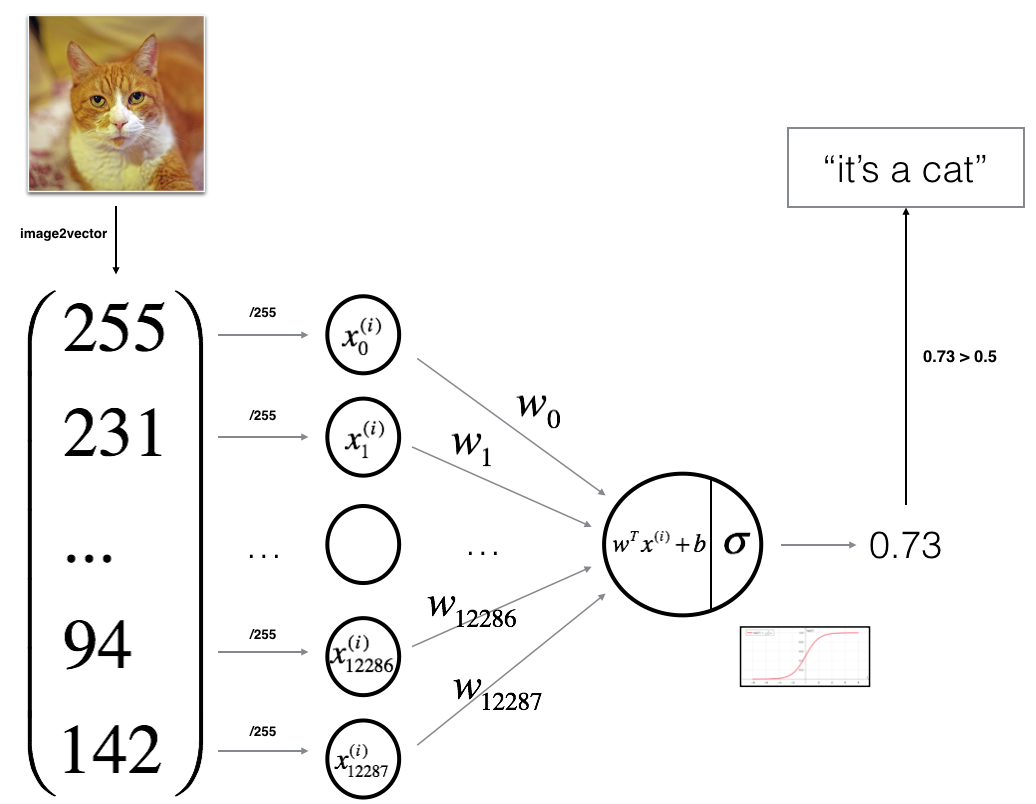
#> input picture NN and DL/Week 2/Logistic Regression as a Neural Network/images/LogReg_kiank.png, 1036 x 804 px, found by its file name; its folder holds 4 pictures in this run
$ python imageops.py
#> lines starting #> are read from the running program, lines starting #| are printed output that depends on the picture
#!/usr/bin/env python3

import os
from PIL import Image

old_path = os.path.expanduser('~') + '/images/'
new_path = '/opt/icons/'

for image in os.listdir(old_path):
    print(image)
    if '.' not in image[0]:
        img = Image.open(old_path + image)
#> img is the input picture: PIL image 1036x804 RGBA; mean R, G, B, A 244.1, 242.8, 241, 255
        img.rotate(-90).resize((128, 128)).convert("RGB").save(new_path + image.split('.')[0], 'jpeg')
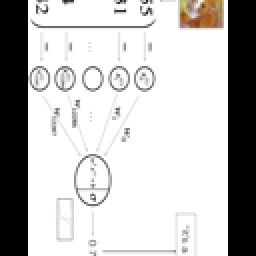
#> saved as LogReg_kiank: PIL image 128x128 RGB (shown 2 times larger); mean R, G, B 191.5, 190.7, 190
        img.close()
#> pass 2 of the loop `for image in os.listdir(old_path):`:
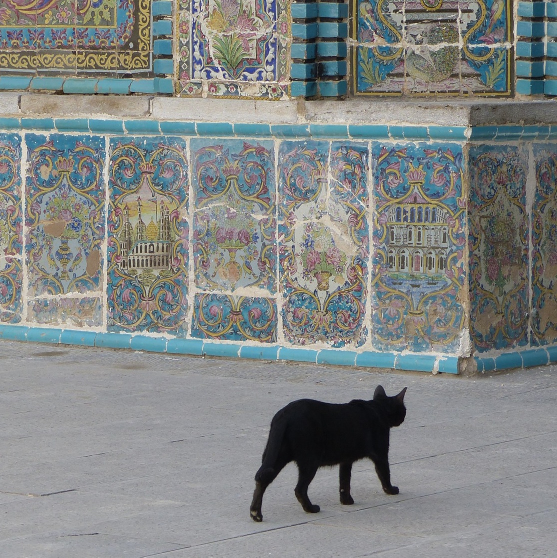
#> input picture NN and DL/Week 2/Logistic Regression as a Neural Network/images/cat_in_iran.jpg, 1114 x 1115 px, found by its file name (shown at 1/2 size)
#> img is the input picture: PIL image 1114x1115 RGB; mean R, G, B 130.1, 133.6, 132.1
#> `img.rotate(-90).resize((128, 128)).convert("RGB").save(new_path + imag..`:
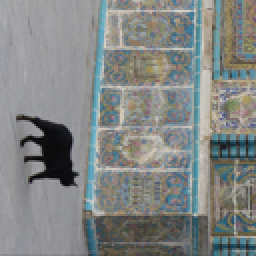
#> saved as cat_in_iran: PIL image 128x128 RGB (shown 2 times larger); mean R, G, B 130, 133.5, 132.1
#> pass 3 of the loop `for image in os.listdir(old_path):`:
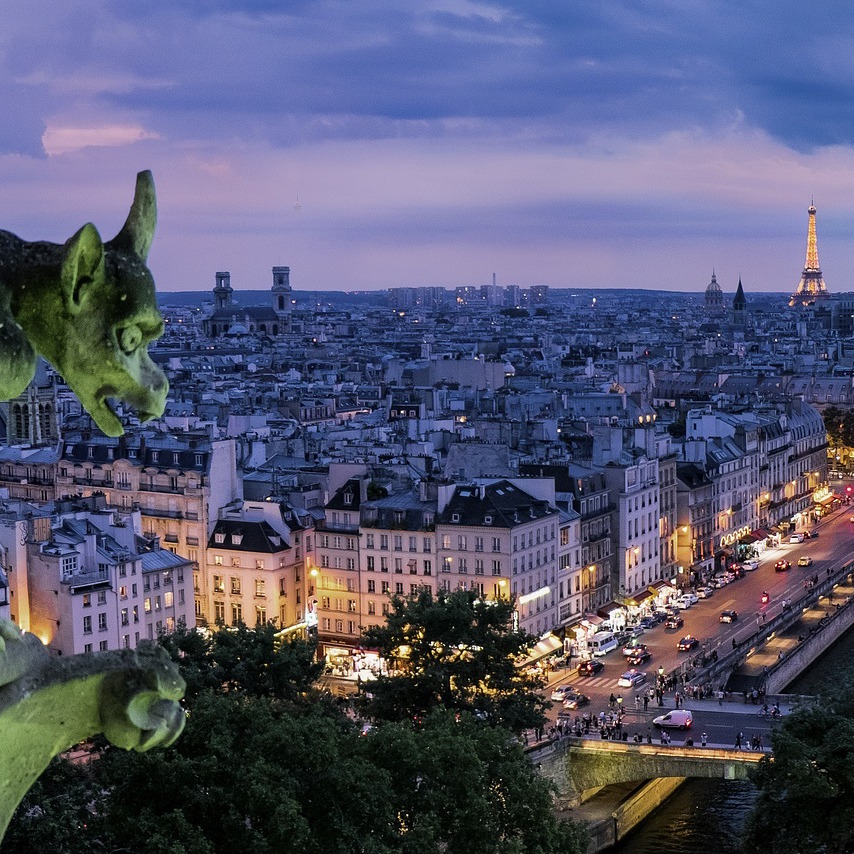
#> input picture NN and DL/Week 2/Logistic Regression as a Neural Network/images/gargouille.jpg, 854 x 854 px, found by its file name
#> img is the input picture: PIL image 854x854 RGB; mean R, G, B 86.9, 87.6, 113.3
#> `img.rotate(-90).resize((128, 128)).convert("RGB").save(new_path + imag..`:
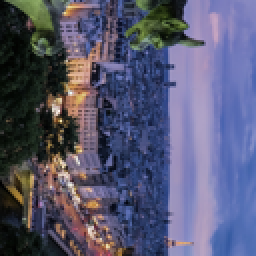
#> saved as gargouille: PIL image 128x128 RGB (shown 2 times larger); mean R, G, B 86.9, 87.6, 113.3
#> the loop made 4 passes; the first 3 are shown
